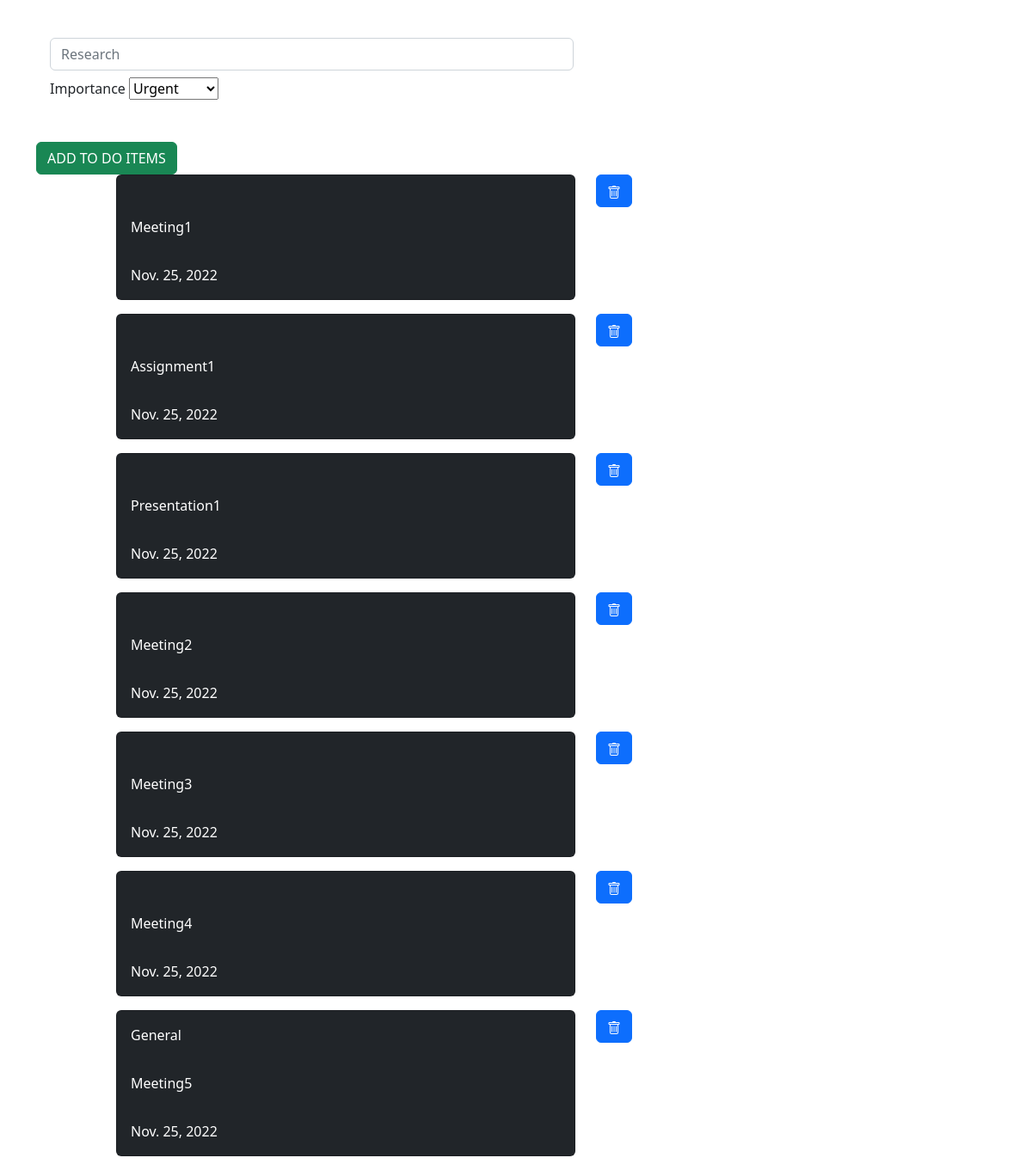
/todo/, run on the app's committed database.
### todoapp/models.py (models this page shows)
class TodoListItem(models.Model):
    content = models.TextField()
    priority = models.TextField()
    date1=models.DateField(auto_now_add=True)

### todoapp/views.py (the view)
# urls.py: path('todo/', views.todoappView, name='todo'),
def todoappView(request):
    all_todo_items = TodoListItem.objects.all()
    return render(request, 'todolist.html',  {'all_items':all_todo_items})

### templates/todolist.html (shortened to what this page needs)
<!DOCTYPE html>
<html lang="en">
<head>
    <link href="https://cdn.jsdelivr.net/npm/bootstrap@5.2.2/dist/css/bootstrap.min.css" rel="stylesheet">
</head>
<body>
<div class="container">
    <div class="row" style="margin-top: 20px;">
        <div class="col">
            <div class="row">
                <form class="form-inline" action="/addTodoItem/" method = "post">
                    <div class="row">
                        <div class="col-7">
                            <div class="form-group mx-sm-3 mb-2">
                                <input type="text" class="form-control" name="content" placeholder="Research">
                              </div>
                        </div>
                        <div class="col-8">
                            <div class="form-group mx-sm-3 mb-2">
                                <form action="/action_page.php">
                                    <label for="priority">Importance</label>
                                    <select name="priority" id="priority">
                                      <option value="Urgent">Urgent</option>
                                    </select>
                                    <br><br>
                                    </form>
                              </div>
                        <div class="col-4" style="margin-top: 25px;">
                            <button type="submit" class="btn btn-success btn-rounded">ADD TO DO ITEMS</button>
                        </div>
                    </div>
                </form>
            </div>
            {% for i in all_items %}
            <div class="row">
                <div class="col-1"></div>
                <div class="col-6">
                    <div class="card  text-white bg-dark mb-3">
                        <div class="card-body">
                            {{i.priority}}
                        </div>
                        <div class="card-body">
                            {{i.content}}
                        </div>
                        <div class="card-body">
                            {{i.date1}}
                        </div>
                      </div>
                </div>
                <div class="col-2">
                    <form action="/deleteTodoItem/{{i.id}}/" method = "post">
                        <button type="submit" class="btn btn-primary">
                        </button>
            </form>
                </div>
                <div class="col-3"></div>
            </div>
            {% endfor %}
        </div>
    </div>
</div>
</body>
</html>

### data on the page
TodoListItem: content "Meeting1", date1 "Nov. 25, 2022"
TodoListItem: content "Assignment1", date1 "Nov. 25, 2022"
TodoListItem: content "Presentation1", date1 "Nov. 25, 2022"
TodoListItem: content "Meeting2", date1 "Nov. 25, 2022"
TodoListItem: content "Meeting3", date1 "Nov. 25, 2022"
TodoListItem: content "Meeting4", date1 "Nov. 25, 2022"
TodoListItem: priority "General", content "Meeting5", date1 "Nov. 25, 2022"
